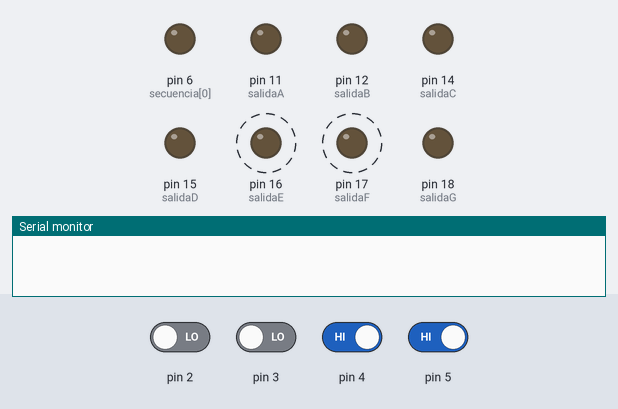
Bench run of a sketch on a simulated Arduino Uno, built with avr-gcc and run on an emulated ATmega328P. On the bench: output pins drawn as LEDs (lit = HIGH), the last lines printed to the serial monitor. Dashed ring = blinking. Inputs (shaded band) come from the test bench; at power-on: pin 4, pin 5 HIGH, pin 2, pin 3 LOW.

Above: at 16.1 s.
16.2 s: pin 3 driven HIGH and pin 5 driven LOW
29.4 s: pin 2 driven HIGH
At 34.2 s:
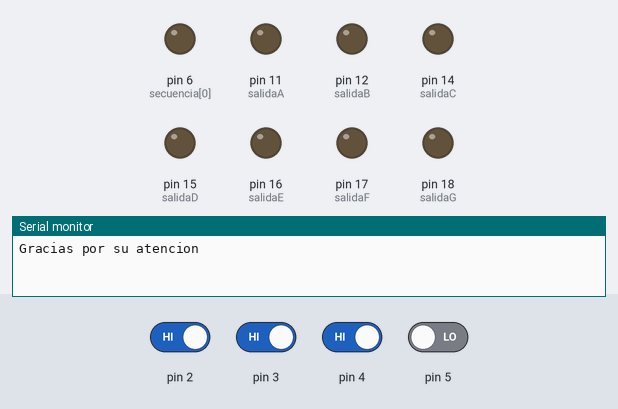
42.6 s: pin 3 driven LOW
At 43.3 s:
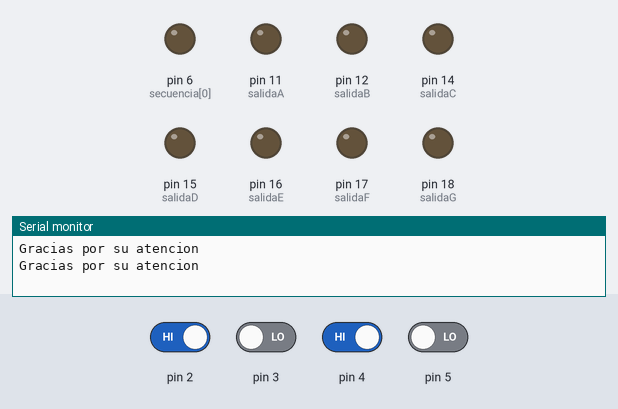
55.8 s: pin 4 driven LOW
63.3 s: pin 3 driven HIGH
At 65.0 s:
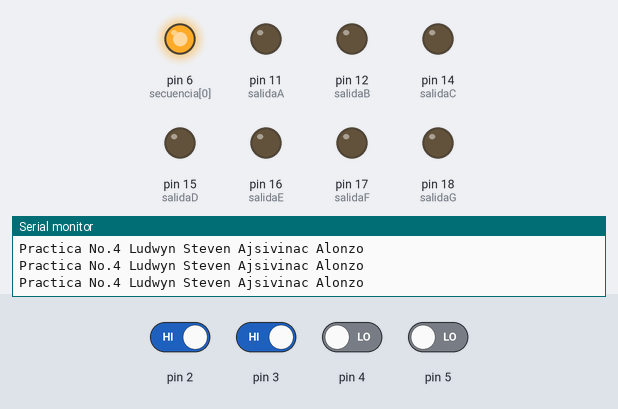
Timing chart, 0 to 76.5 s (numbered marks = the images above; inputs shaded):
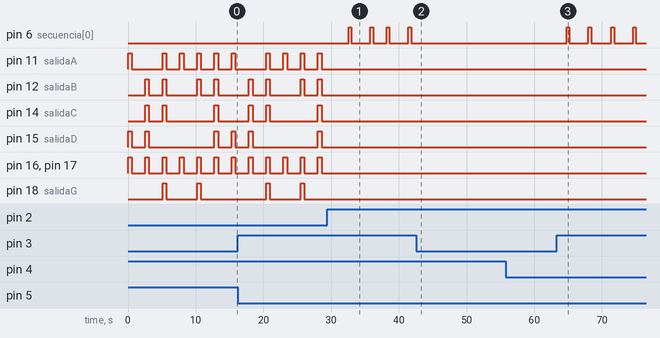

Measured:
- after the input at 29.4 s, pin 11 (salidaA), pin 12 (salidaB), pin 14 (salidaC), pin 15 (salidaD), pin 16 (salidaE), pin 17 (salidaF): stops changing and stays LOW; pin 18 (salidaG): stays LOW (without the input it goes to HIGH after 9.9 s)
- after the input at 42.6 s, pin 6 (secuencia[0]): stops changing and stays LOW
- after the input at 63.3 s, pin 6 (secuencia[0]): alternates HIGH for 0.40 s and LOW for 2.8 s, starting after 1.5 s
- by itself, pin 16 (salidaE), pin 17 (salidaF): alternates HIGH for 0.55 s and LOW for 2.0 s
- by itself, pin 18 (salidaG): alternates HIGH for 0.55 s and LOW for 4.6 s

The sketch:

Practica_4_3.ino.ino
```cpp
/*
   Fundacion Kinal
   Centro educativo tecnico laboral Kinal
   Quinto perito
   Quinto electronica
   Codigo Tecnico: EB5AM
   Curso: Taller de electronica digital y reparacion de computadoras I
   Proyecto: auto-fantastico
   Dev: Ludwyn Steven Ajsivinac Alonzo
   Fecha: 26 de abril
*/


int secuencia[] = {6, 7, 8, 9, 10};
int salida[]={11,12,14,15,16,17,18};
int salidaA = 11;
int salidaB = 12;
int salidaC = 14;
int salidaD = 15;
int salidaE = 16;
int salidaF = 17;
int salidaG = 18;

void setup() {
  pinMode(2, INPUT);
  pinMode(3, INPUT);
  pinMode(4, INPUT);
  pinMode(5, INPUT);
  for (int p = 0; p < 8; p++) {
    pinMode(salida[p], OUTPUT);}


  Serial.begin(9600);
}

void loop() {
  if (digitalRead(2) == HIGH && digitalRead(4) == LOW) {
    delay(3000);
    Serial.println("Practica No.4 Ludwyn Steven Ajsivinac Alonzo");
  }

  if (digitalRead(3) == HIGH && digitalRead(5) == LOW) {
    for (int m = 0; m < 1; m++) {
      for (int led = 0; led < 4; led++) {
        digitalWrite(secuencia[led], HIGH);
        delay(400);
        digitalWrite(secuencia[led], LOW);
      }
      for (int led = 4; led >= 0; led--) {
        digitalWrite(secuencia[led], HIGH);
        delay(400);
        digitalWrite(secuencia[led], LOW);
      }
    }
  }

  if (digitalRead(4) == HIGH && digitalRead(2) == LOW) {
    for (int i = 0; i < 1; i++) {
      digitalWrite(salidaA, HIGH);
      digitalWrite(salidaF, HIGH);
      digitalWrite(salidaE, HIGH);
      digitalWrite(salidaD, HIGH);
      delay(550);
      digitalWrite(salidaA, LOW);
      digitalWrite(salidaF, LOW);
      digitalWrite(salidaE, LOW);
      digitalWrite(salidaD, LOW);
      delay(2000);
      digitalWrite(salidaE, HIGH);
      digitalWrite(salidaD, HIGH);
      digitalWrite(salidaC, HIGH);
      digitalWrite(salidaF, HIGH);
      digitalWrite(salidaB, HIGH);
      delay(550);
      digitalWrite(salidaE, LOW);
      digitalWrite(salidaD, LOW);
      digitalWrite(salidaC, LOW);
      digitalWrite(salidaF, LOW);
      digitalWrite(salidaB, LOW);
      delay(2000);
      digitalWrite(salidaA, HIGH);
      digitalWrite(salidaB, HIGH);
      digitalWrite(salidaC, HIGH);
      digitalWrite(salidaG, HIGH);
      digitalWrite(salidaF, HIGH);
      digitalWrite(salidaE, HIGH);
      delay(550);
      digitalWrite(salidaA, LOW);
      digitalWrite(salidaB, LOW);
      digitalWrite(salidaC, LOW);
      digitalWrite(salidaG, LOW);
      digitalWrite(salidaF, LOW);
      digitalWrite(salidaE, LOW);
      delay(2000);
      digitalWrite(salidaE, HIGH);
      digitalWrite(salidaF, HIGH);
      digitalWrite(salidaA, HIGH);
      delay(550);
      digitalWrite(salidaE, LOW);
      digitalWrite(salidaF, LOW);
      digitalWrite(salidaA, LOW);
      delay(2000);
      digitalWrite(salidaE, HIGH);
      digitalWrite(salidaF, HIGH);
      digitalWrite(salidaA, HIGH);
      digitalWrite(salidaB, HIGH);
      digitalWrite(salidaG, HIGH);
      delay(550);
      digitalWrite(salidaE, LOW);
      digitalWrite(salidaF, LOW);
      digitalWrite(salidaA, LOW);
      digitalWrite(salidaB, LOW);
      digitalWrite(salidaG, LOW);
      delay(2000);
      digitalWrite(salidaF, HIGH);
      digitalWrite(salidaA, HIGH);
      digitalWrite(salidaB, HIGH);
      digitalWrite(salidaE, HIGH);
      digitalWrite(salidaC, HIGH);
      digitalWrite(salidaD, HIGH);
      delay(550);
      digitalWrite(salidaF, LOW);
      digitalWrite(salidaA, LOW);
      digitalWrite(salidaB, LOW);
      digitalWrite(salidaE, LOW);
      digitalWrite(salidaC, LOW);
      digitalWrite(salidaD, LOW);
      delay(2000);
    }
  }

  if ((digitalRead(4) == HIGH && digitalRead(2) == HIGH) || (digitalRead(5) == HIGH && digitalRead(3) == HIGH)) {
    delay(2000);
    Serial.println("Gracias por su atencion");
  }
}
```
